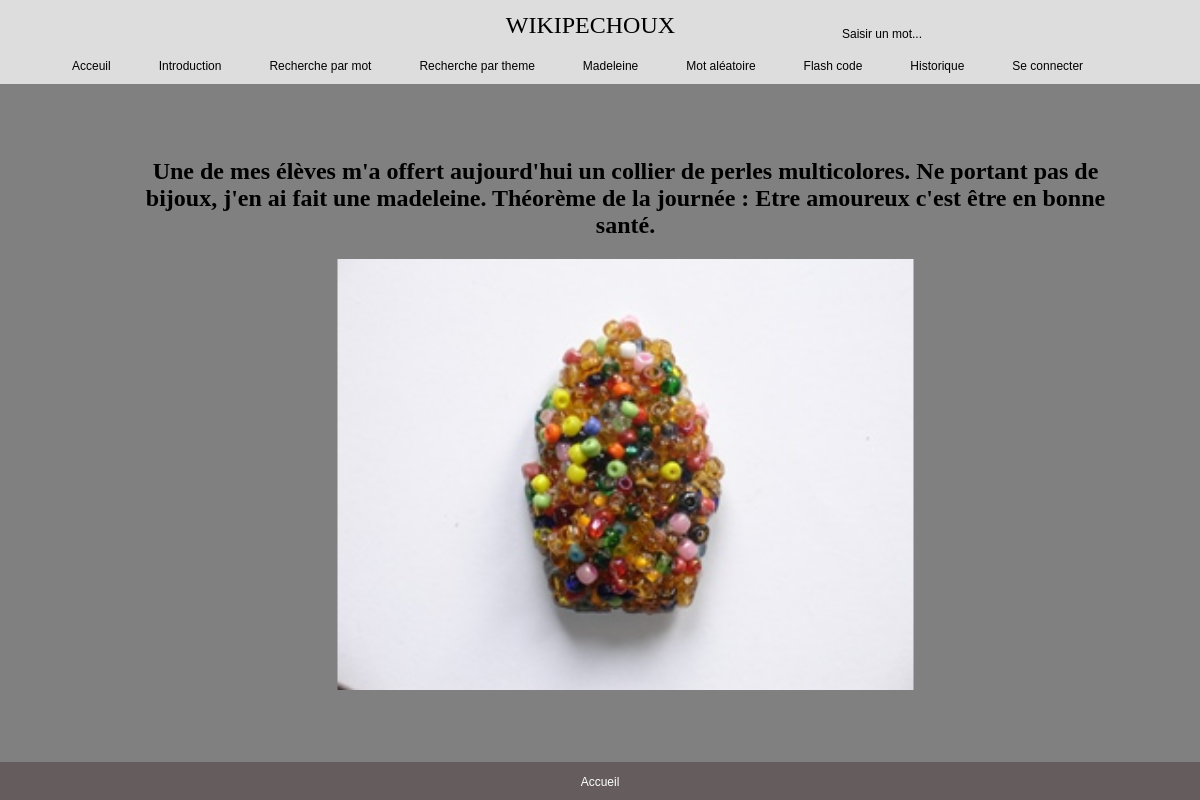
Screenshot of /?action=detail&id=20 with the database file from the repository.
### tables this page shows
CREATE TABLE IF NOT EXISTS `madeleine` (
  `id` int NOT NULL AUTO_INCREMENT,
  `libelle` varchar(1000) NOT NULL,
  `image` varchar(30) NOT NULL,
  PRIMARY KEY (`id`)
);

### index.php (called while the page is built, shortened)
<?php
$racine = dirname(__FILE__);
$action = filter_input(INPUT_GET, 'action', FILTER_SANITIZE_FULL_SPECIAL_CHARS);
    $controleur = Routeur::getControleur($action);
    include "$racine/controleur/$controleur";

### modele/Connexion.php (called while the page is built, shortened)
<?php
   class Connexion{
        private static $connexion;
        public static function getInstance(){
            if(!self::$connexion){
                try {
                    $serveur = 'mysql:host=localhost:3306;';
                    $bdd = 'dbname=wikipechoux';
                    $user = 'root' ;
                    $mdp = '' ;
                    self::$connexion = new PDO($serveur.$bdd, $user, $mdp);
                    self::$connexion->query("SET CHARACTER SET utf8");
                } catch (PDOException $e) {
                        throw new Exception("Erreur à  la connexion \n" . $e->getMessage());
                }
            }
            return self::$connexion;
        }
     }
?>

### modele/ModeleMadeleinesDAO.php (called while the page is built, shortened)
<?php
include_once "$racine/classes/Madeleine.php";
    require_once("Connexion.php");
    class ModeleMadeleinesDAO{
        private static $lesMadeleines;
        public static function getMadeleines(){
            $sql = "SELECT madeleine.* FROM madeleine ORDER by madeleine.id ASC";
            $req = Connexion :: getInstance()->prepare($sql);
            $req-> execute();
            $curseur = $req->fetchall();
            foreach($curseur as $ligne)
            {
                $uneMadeleine = new Madeleine($ligne['id'],$ligne['libelle'],$ligne['image']);
                $resultat[] = $uneMadeleine;
            }
                return $resultat;
        }
        public static function getMadeleineById($id){
            self::$lesMadeleines = self:: getMadeleines();
            foreach(self::$lesMadeleines as $unObj){
                if($unObj ->getId() == $id){
                    $uneMadeleine = $unObj;
                }
            }
            return $uneMadeleine;
        }
    }

### classes/Madeleine.php (called while the page is built)
<?php
    class Madeleine{
        private int $id;
        private string $libelle;
        private string $image;
        public function __construct(int $id, string $libelle, string $img){
            $this->id = $id;
            $this->libelle = $libelle;
            $this->image = $img;
        }
        public function getId(){
            return $this->id;
        }
        public function getLibelle(){
            return $this->libelle;
        }
        public function getImage(){
            return $this->image;
        }
    }

### vue/vueDetailMadeleine.php (the view, shortened to what this page needs)
<!DOCTYPE html>
<head>
    <link rel="stylesheet" href="css/styleDetailMadeleines.css">
</head>
<div class="detailmad">
    <body >
        <div class="container-fluid">
        <div class="row_detail">
            <div class="text">
                <h2 class=""><?=  $unObjet->getLibelle(); ?></h2>
            </div>
            <div class="image_detail">
                    <img src="image/madeleines/<?= $unObjet->getImage()?>"/>
            </div>
        </div>
        </div>
    </div>
    </body>

### css/styleEntete.css (style rules this page uses)
body { margin: 0; overflow: hidden; background-color: gray; }

### css/styleDetailMadeleines.css (style rules this page uses)
.detailmad { overflow-y: auto; height: 70%; padding: 5px; margin-top: 1.5vw; position: absolute; top: 50%; left: 40%; transform: translate(-35%, -50%); text-align: center; z-index: -10; width: 80%; }
.image_detail img { width: 60%; }

### css/stylePied.css (style rules this page uses)
body { margin: 0; padding: 0; }

### rows the page displays
madeleine: libelle "Une de mes élèves m'a offert aujourd'hui un collier de perles multicolores. Ne portant pas de bijoux, j'en ai fait une madeleine. Théorème de la journée : Etre amoureux c'est être en bonne santé.", image (picture)
